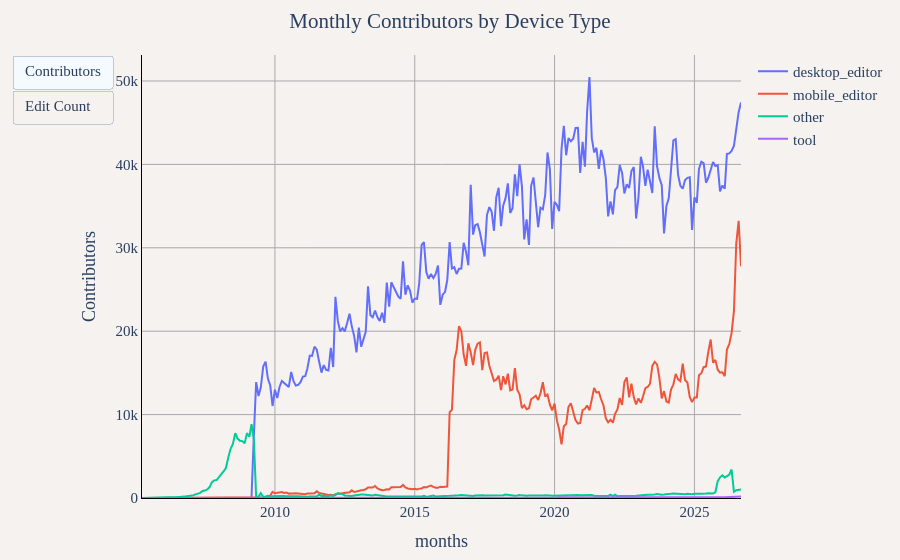

Here is the notebook cell this chart was saved with:
### Markdown cell above
## Monthly Contributors by Device Type

### Code cell
df_device_metrics = duckdb.sql("""
SELECT
    CONCAT(year, '-', LPAD(CAST(month as VARCHAR), 2, '0')) as months,
    device_type,
    COUNT(DISTINCT user_name) as Contributors,
    CAST(SUM(edit_count) as BIGINT) as "Edit Count"
FROM '../changeset_data/year=*/month=*/*.parquet'
WHERE device_type IS NOT NULL
GROUP BY year, month, device_type
ORDER BY year, month, device_type
""").df()

util.show_figure(
    [
        util.FigureConfig(
            title="Monthly Contributors by Device Type",
            label="Contributors",
            x_col="months",
            y_col="Contributors",
            group_col="device_type",
            query_or_df=df_device_metrics,
        ),
        util.FigureConfig(
            title="Monthly Edit Count by Device Type",
            label="Edit Count",
            x_col="months",
            y_col="Edit Count",
            group_col="device_type",
            query_or_df=df_device_metrics,
        ),
    ],
)

### Figure 1 — Plotly figure (JSON) as saved in the notebook; plotly's stock layout.template omitted (floating-point values rounded to 4 significant figures; data arrays with more than 128 entries replaced by an {"elided": "..."} marker saying what was removed)
{"data": [{"hovertemplate": "desktop_editor<br>%{x}<br>%{y:,} Contributors<extra></extra>", "name": "desktop_editor", "type": "scatter", "visible": true, "x": {"elided": "258 str values"}, "y": {"elided": "258 int values"}}, {"hovertemplate": "mobile_editor<br>%{x}<br>%{y:,} Contributors<extra></extra>", "name": "mobile_editor", "type": "scatter", "visible": true, "x": {"elided": "258 str values"}, "y": {"elided": "258 int values"}}, {"hovertemplate": "other<br>%{x}<br>%{y:,} Contributors<extra></extra>", "name": "other", "type": "scatter", "visible": true, "x": {"elided": "258 str values"}, "y": {"elided": "258 int values"}}, {"hovertemplate": "tool<br>%{x}<br>%{y:,} Contributors<extra></extra>", "name": "tool", "type": "scatter", "visible": true, "x": {"elided": "258 str values"}, "y": {"elided": "258 int values"}}, {"hovertemplate": "desktop_editor<br>%{x}<br>%{y:,} Edit Count<extra></extra>", "name": "desktop_editor", "type": "scatter", "visible": false, "x": {"elided": "258 str values"}, "y": {"elided": "258 int values"}}, {"hovertemplate": "mobile_editor<br>%{x}<br>%{y:,} Edit Count<extra></extra>", "name": "mobile_editor", "type": "scatter", "visible": false, "x": {"elided": "258 str values"}, "y": {"elided": "258 int values"}}, {"hovertemplate": "other<br>%{x}<br>%{y:,} Edit Count<extra></extra>", "name": "other", "type": "scatter", "visible": false, "x": {"elided": "258 str values"}, "y": {"elided": "258 int values"}}, {"hovertemplate": "tool<br>%{x}<br>%{y:,} Edit Count<extra></extra>", "name": "tool", "type": "scatter", "visible": false, "x": {"elided": "258 str values"}, "y": {"elided": "258 int values"}}], "layout": {"barmode": "stack", "font": {"family": "Times", "size": 15}, "margin": {"b": 55, "l": 55, "r": 55, "t": 55}, "paper_bgcolor": "#f5f2f0", "plot_bgcolor": "#f5f2f0", "title": {"text": "Monthly Contributors by Device Type", "x": 0.5}, "updatemenus": [{"buttons": [{"args": [{"visible": [true, true, true, true, false, false, false, false]}, {"title.text": "Monthly Contributors by Device Type", "xaxis.title.text": "months", "yaxis.title.text": "Contributors"}], "label": "Contributors", "method": "update"}, {"args": [{"visible": [false, false, false, false, true, true, true, true]}, {"title.text": "Monthly Edit Count by Device Type", "xaxis.title.text": "months", "yaxis.title.text": "Edit Count"}], "label": "Edit Count", "method": "update"}], "type": "buttons"}], "xaxis": {"gridcolor": "darkgray", "linecolor": "black", "showgrid": true, "tickcolor": "black", "title": {"text": "months"}, "zerolinecolor": "darkgray"}, "yaxis": {"gridcolor": "darkgray", "linecolor": "black", "rangemode": "tozero", "showgrid": true, "tickcolor": "black", "title": {"text": "Contributors"}, "zerolinecolor": "darkgray"}}}
